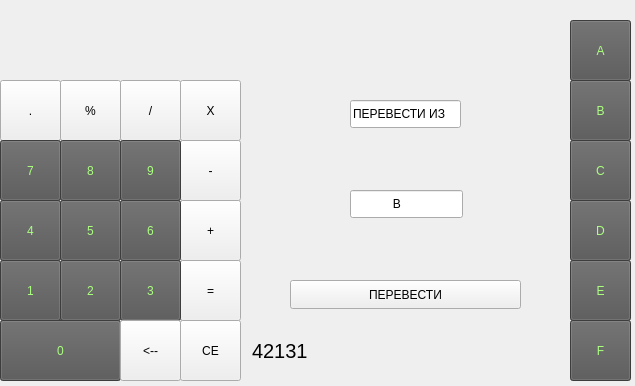
<?xml version="1.0" encoding="UTF-8"?>
<ui version="4.0">
 <class>MainWindow</class>
 <widget class="QMainWindow" name="MainWindow">
  <property name="geometry">
   <rect>
    <x>0</x>
    <y>0</y>
    <width>635</width>
    <height>386</height>
   </rect>
  </property>
  <property name="windowTitle">
   <string>MainWindow</string>
  </property>
  <widget class="QWidget" name="centralwidget">
   <widget class="QLabel" name="result_show">
    <property name="geometry">
     <rect>
      <x>0</x>
      <y>20</y>
      <width>551</width>
      <height>51</height>
     </rect>
    </property>
    <property name="font">
     <font>
      <pointsize>15</pointsize>
     </font>
    </property>
    <property name="styleSheet">
     <string notr="true">QLabel {
  qproperty-alignment: 'AlignVCenter | AlignRight';
  border: 1px solid gray;
}

background-color : white</string>
    </property>
    <property name="text">
     <string/>
    </property>
   </widget>
   <widget class="QPushButton" name="pushButton_percent">
    <property name="geometry">
     <rect>
      <x>60</x>
      <y>80</y>
      <width>61</width>
      <height>61</height>
     </rect>
    </property>
    <property name="text">
     <string>%</string>
    </property>
   </widget>
   <widget class="QPushButton" name="pushButton_dot">
    <property name="geometry">
     <rect>
      <x>0</x>
      <y>80</y>
      <width>61</width>
      <height>61</height>
     </rect>
    </property>
    <property name="text">
     <string>.</string>
    </property>
   </widget>
   <widget class="QPushButton" name="pushButton_mult">
    <property name="geometry">
     <rect>
      <x>180</x>
      <y>80</y>
      <width>61</width>
      <height>61</height>
     </rect>
    </property>
    <property name="text">
     <string>X</string>
    </property>
   </widget>
   <widget class="QPushButton" name="pushButton_del">
    <property name="geometry">
     <rect>
      <x>120</x>
      <y>80</y>
      <width>61</width>
      <height>61</height>
     </rect>
    </property>
    <property name="text">
     <string>/</string>
    </property>
   </widget>
   <widget class="QPushButton" name="pushButton_8">
    <property name="geometry">
     <rect>
      <x>60</x>
      <y>140</y>
      <width>61</width>
      <height>61</height>
     </rect>
    </property>
    <property name="styleSheet">
     <string notr="true">color: rgb(170, 255, 127);
background-color: rgb(85, 85, 85);</string>
    </property>
    <property name="text">
     <string>8</string>
    </property>
   </widget>
   <widget class="QPushButton" name="pushButton_7">
    <property name="geometry">
     <rect>
      <x>0</x>
      <y>140</y>
      <width>61</width>
      <height>61</height>
     </rect>
    </property>
    <property name="styleSheet">
     <string notr="true">color: rgb(170, 255, 127);
background-color: rgb(85, 85, 85);</string>
    </property>
    <property name="text">
     <string>7</string>
    </property>
   </widget>
   <widget class="QPushButton" name="pushButton_minus">
    <property name="geometry">
     <rect>
      <x>180</x>
      <y>140</y>
      <width>61</width>
      <height>61</height>
     </rect>
    </property>
    <property name="text">
     <string>-</string>
    </property>
   </widget>
   <widget class="QPushButton" name="pushButton_9">
    <property name="geometry">
     <rect>
      <x>120</x>
      <y>140</y>
      <width>61</width>
      <height>61</height>
     </rect>
    </property>
    <property name="styleSheet">
     <string notr="true">color: rgb(170, 255, 127);
background-color: rgb(85, 85, 85);</string>
    </property>
    <property name="text">
     <string>9</string>
    </property>
   </widget>
   <widget class="QPushButton" name="pushButton_5">
    <property name="geometry">
     <rect>
      <x>60</x>
      <y>200</y>
      <width>61</width>
      <height>61</height>
     </rect>
    </property>
    <property name="styleSheet">
     <string notr="true">color: rgb(170, 255, 127);
background-color: rgb(85, 85, 85);</string>
    </property>
    <property name="text">
     <string>5</string>
    </property>
   </widget>
   <widget class="QPushButton" name="pushButton_4">
    <property name="geometry">
     <rect>
      <x>0</x>
      <y>200</y>
      <width>61</width>
      <height>61</height>
     </rect>
    </property>
    <property name="styleSheet">
     <string notr="true">color: rgb(170, 255, 127);
background-color: rgb(85, 85, 85);</string>
    </property>
    <property name="text">
     <string>4</string>
    </property>
   </widget>
   <widget class="QPushButton" name="pushButton_plus">
    <property name="geometry">
     <rect>
      <x>180</x>
      <y>200</y>
      <width>61</width>
      <height>61</height>
     </rect>
    </property>
    <property name="text">
     <string>+</string>
    </property>
   </widget>
   <widget class="QPushButton" name="pushButton_6">
    <property name="geometry">
     <rect>
      <x>120</x>
      <y>200</y>
      <width>61</width>
      <height>61</height>
     </rect>
    </property>
    <property name="styleSheet">
     <string notr="true">color: rgb(170, 255, 127);
background-color: rgb(85, 85, 85);</string>
    </property>
    <property name="text">
     <string>6</string>
    </property>
   </widget>
   <widget class="QPushButton" name="pushButton_2">
    <property name="geometry">
     <rect>
      <x>60</x>
      <y>260</y>
      <width>61</width>
      <height>61</height>
     </rect>
    </property>
    <property name="styleSheet">
     <string notr="true">color: rgb(170, 255, 127);
background-color: rgb(85, 85, 85);</string>
    </property>
    <property name="text">
     <string>2</string>
    </property>
   </widget>
   <widget class="QPushButton" name="pushButton_1">
    <property name="geometry">
     <rect>
      <x>0</x>
      <y>260</y>
      <width>61</width>
      <height>61</height>
     </rect>
    </property>
    <property name="styleSheet">
     <string notr="true">color: rgb(170, 255, 127);
background-color: rgb(85, 85, 85);</string>
    </property>
    <property name="text">
     <string>1</string>
    </property>
   </widget>
   <widget class="QPushButton" name="pushButton_equal">
    <property name="geometry">
     <rect>
      <x>180</x>
      <y>260</y>
      <width>61</width>
      <height>61</height>
     </rect>
    </property>
    <property name="text">
     <string>=</string>
    </property>
   </widget>
   <widget class="QPushButton" name="pushButton_3">
    <property name="geometry">
     <rect>
      <x>120</x>
      <y>260</y>
      <width>61</width>
      <height>61</height>
     </rect>
    </property>
    <property name="styleSheet">
     <string notr="true">color: rgb(170, 255, 127);
background-color: rgb(85, 85, 85);</string>
    </property>
    <property name="text">
     <string>3</string>
    </property>
   </widget>
   <widget class="QPushButton" name="pushButton_B">
    <property name="geometry">
     <rect>
      <x>570</x>
      <y>80</y>
      <width>61</width>
      <height>61</height>
     </rect>
    </property>
    <property name="styleSheet">
     <string notr="true">color: rgb(170, 255, 127);
background-color: rgb(85, 85, 85);</string>
    </property>
    <property name="text">
     <string>B</string>
    </property>
   </widget>
   <widget class="QPushButton" name="pushButton_D">
    <property name="geometry">
     <rect>
      <x>570</x>
      <y>200</y>
      <width>61</width>
      <height>61</height>
     </rect>
    </property>
    <property name="styleSheet">
     <string notr="true">color: rgb(170, 255, 127);
background-color: rgb(85, 85, 85);</string>
    </property>
    <property name="text">
     <string>D</string>
    </property>
   </widget>
   <widget class="QPushButton" name="pushButton_A">
    <property name="geometry">
     <rect>
      <x>570</x>
      <y>20</y>
      <width>61</width>
      <height>61</height>
     </rect>
    </property>
    <property name="styleSheet">
     <string notr="true">color: rgb(170, 255, 127);
background-color: rgb(85, 85, 85);</string>
    </property>
    <property name="text">
     <string>A</string>
    </property>
   </widget>
   <widget class="QPushButton" name="pushButton_C">
    <property name="geometry">
     <rect>
      <x>570</x>
      <y>140</y>
      <width>61</width>
      <height>61</height>
     </rect>
    </property>
    <property name="styleSheet">
     <string notr="true">color: rgb(170, 255, 127);
background-color: rgb(85, 85, 85);</string>
    </property>
    <property name="text">
     <string>C</string>
    </property>
   </widget>
   <widget class="QPushButton" name="pushButton_E">
    <property name="geometry">
     <rect>
      <x>570</x>
      <y>260</y>
      <width>61</width>
      <height>61</height>
     </rect>
    </property>
    <property name="styleSheet">
     <string notr="true">color: rgb(170, 255, 127);
background-color: rgb(85, 85, 85);</string>
    </property>
    <property name="text">
     <string>E</string>
    </property>
   </widget>
   <widget class="QPushButton" name="pushButton_F">
    <property name="geometry">
     <rect>
      <x>570</x>
      <y>320</y>
      <width>61</width>
      <height>61</height>
     </rect>
    </property>
    <property name="styleSheet">
     <string notr="true">color: rgb(170, 255, 127);
background-color: rgb(85, 85, 85);</string>
    </property>
    <property name="text">
     <string>F</string>
    </property>
   </widget>
   <widget class="QPushButton" name="pushButton_0">
    <property name="geometry">
     <rect>
      <x>0</x>
      <y>320</y>
      <width>121</width>
      <height>61</height>
     </rect>
    </property>
    <property name="styleSheet">
     <string notr="true">color: rgb(170, 255, 127);
background-color: rgb(85, 85, 85);</string>
    </property>
    <property name="text">
     <string>0</string>
    </property>
   </widget>
   <widget class="QPushButton" name="pushButton_erase">
    <property name="geometry">
     <rect>
      <x>120</x>
      <y>320</y>
      <width>61</width>
      <height>61</height>
     </rect>
    </property>
    <property name="text">
     <string>&lt;--</string>
    </property>
   </widget>
   <widget class="QPushButton" name="pushButton_clear">
    <property name="geometry">
     <rect>
      <x>180</x>
      <y>320</y>
      <width>61</width>
      <height>61</height>
     </rect>
    </property>
    <property name="text">
     <string>CE</string>
    </property>
   </widget>
   <widget class="QPushButton" name="pushButton_translate">
    <property name="geometry">
     <rect>
      <x>290</x>
      <y>280</y>
      <width>231</width>
      <height>29</height>
     </rect>
    </property>
    <property name="text">
     <string>ПЕРЕВЕСТИ</string>
    </property>
   </widget>
   <widget class="QLabel" name="result_show_2">
    <property name="geometry">
     <rect>
      <x>252</x>
      <y>330</y>
      <width>311</width>
      <height>41</height>
     </rect>
    </property>
    <property name="font">
     <font>
      <pointsize>15</pointsize>
     </font>
    </property>
    <property name="styleSheet">
     <string notr="true">QLabel {
  qproperty-alignment: 'AlignVCenter | AlignRight';
  border: 1px solid gray;
}

background-color : white</string>
    </property>
    <property name="text">
     <string>42131</string>
    </property>
   </widget>
   <widget class="QLineEdit" name="lineEdit">
    <property name="geometry">
     <rect>
      <x>350</x>
      <y>100</y>
      <width>111</width>
      <height>28</height>
     </rect>
    </property>
    <property name="text">
     <string>ПЕРЕВЕСТИ ИЗ</string>
    </property>
   </widget>
   <widget class="QLineEdit" name="lineEdit_2">
    <property name="geometry">
     <rect>
      <x>350</x>
      <y>190</y>
      <width>113</width>
      <height>28</height>
     </rect>
    </property>
    <property name="text">
     <string>            В</string>
    </property>
   </widget>
  </widget>
 </widget>
 <resources/>
 <connections/>
</ui>
